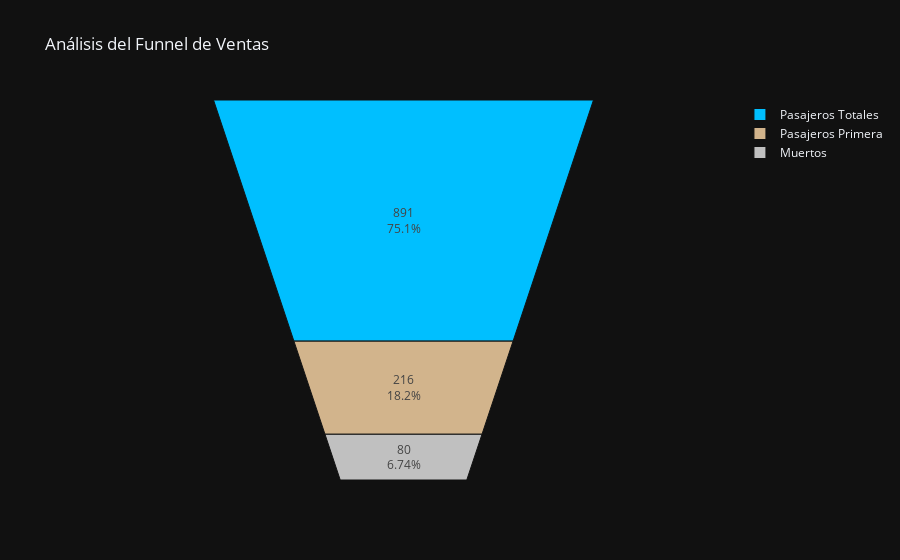

Notebook cell for this chart:
### Markdown cell above
*****

### Code cell
import plotly.graph_objects as go 
fig = go.Figure()

fig.add_trace(go.Funnelarea(
    labels = ['Pasajeros Totales', "Pasajeros Primera", "Muertos"],
    values = [891, 216, 80],
    textinfo = "value+percent",  # Mostrar valor y porcentaje del total
    marker = dict(colors=['deepskyblue','tan', 'silver']),  # Colores para cada etapa
))

# Actualizamos el diseño
fig.update_layout(
    title="Análisis del Funnel de Ventas",
    template="plotly_dark",
)

# Mostramos la figura
fig.show()

### Figure 1 — Plotly figure (JSON) as saved in the notebook; plotly's stock layout.template omitted (floating-point values rounded to 4 significant figures)
{"data": [{"labels": ["Pasajeros Totales", "Pasajeros Primera", "Muertos"], "marker": {"colors": ["deepskyblue", "tan", "silver"]}, "textinfo": "value+percent", "type": "funnelarea", "values": [891, 216, 80]}], "layout": {"title": {"text": "Análisis del Funnel de Ventas"}}}
